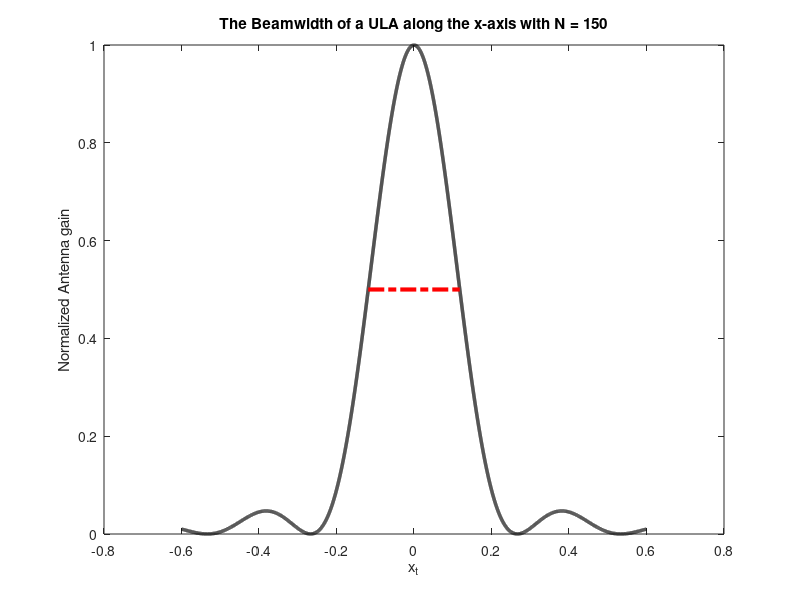
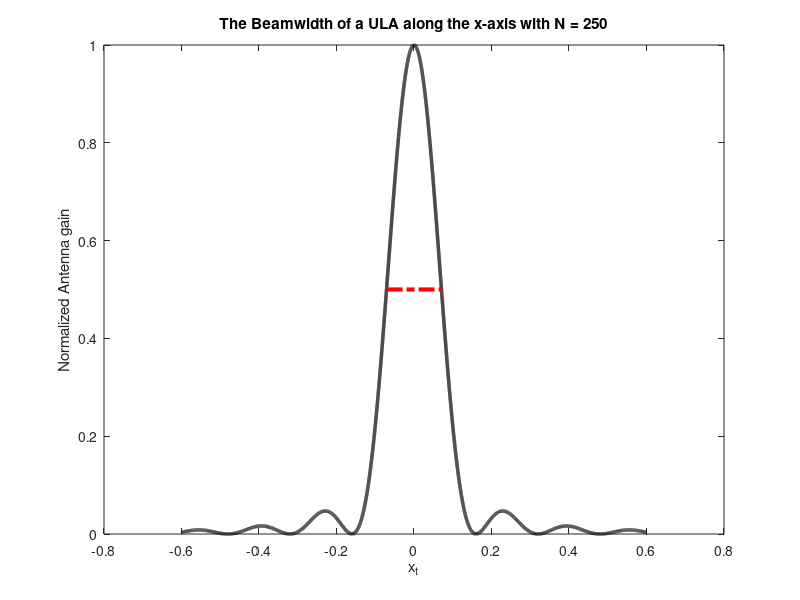

Recreate these plots in MATLAB, in order.
% ######################### Dec 13, 2024
% ######################### Written by Shima Mashhadi, PhD student at Rochester Institute of Technology, supervised by Professor Alireza Vahid.
% ######################### Near-field beamfocucing design 
% ######################### EEEE-789 Spectrum Sharing
% ######################### Beamwidth in nearfield- slide 19
clear; clc;
% Constants
antenna_Number =[150; 250];
Focal_point = 20;
l = [1,2];
c = 3* 10^8;
f_c = 15* 10^9;
lambda = c / f_c;
space_Ant_elemets = lambda/2;
x = linspace(-0.6,0.6,16*1000);

z = Focal_point;  
%% Beam Depth
dF = 2*(space_Ant_elemets.*antenna_Number).^2/lambda;
BD = dF*Focal_point/(dF-10*Focal_point)- dF*Focal_point/(dF+10*Focal_point);
%% Fresnel approximation 
BW_FA = abs(sinc(antenna_Number.*x/(2*z))).^2;

%% Upper Bound
BW_UB = (sinc(antenna_Number.*x/(2*z))).^2;

%%
BW_3dB = 1.77*Focal_point./antenna_Number;
%% Plot results

figure(1);
hold on;

plot(x,BW_UB(1,:),'-k','LineWidth',2.5);%,'DisplayName');%'Upper bound');
plot([-BW_3dB(1)/2 , BW_3dB(1)/2], [0.5 , 0.5],'-.r','LineWidth',3, 'DisplayName', 'BeamWidth');
title('The Beamwidth of a ULA along the x-axis with N = 150');
%xlabel('x-axis(m)', 'FontSize', 18);
xlabel('x_t')
ylabel('Normalized Antenna gain')
box on;
%%
figure(2);
hold on;
plot(x,BW_UB(2,:),'-k','LineWidth',2.5);%,'DisplayName');%'Upper bound');
plot([-BW_3dB(2)/2 , BW_3dB(2)/2], [0.5 , 0.5],'-.r','LineWidth',3, 'DisplayName', 'BeamWidth');
title('The Beamwidth of a ULA along the x-axis with N = 250');
xlabel('x_t')
ylabel('Normalized Antenna gain')
box on;
% legend('show', 'FontSize', 10, 'Location', 'northeast');
%ylabel('Normalized gain' ,'FontSize', 18);
